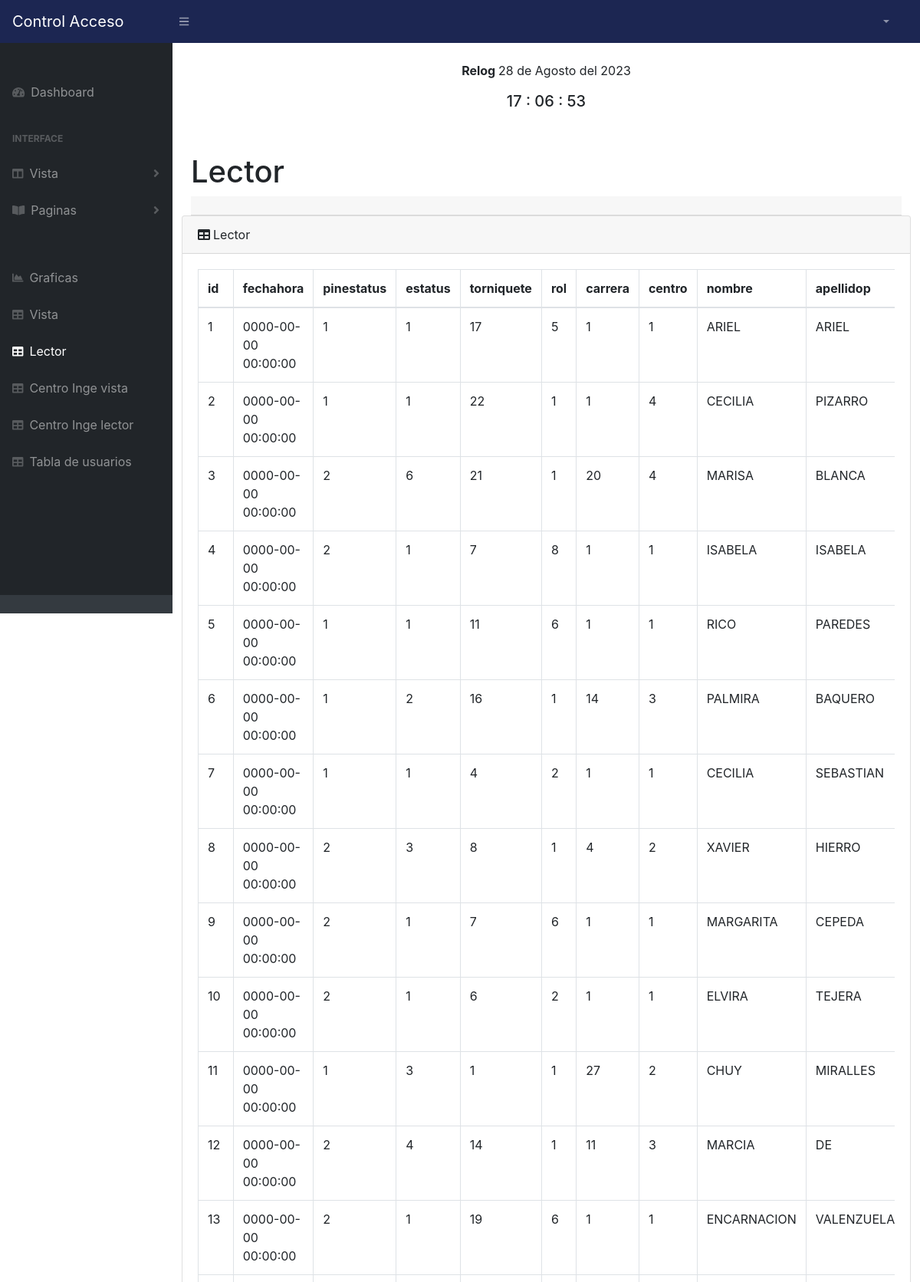
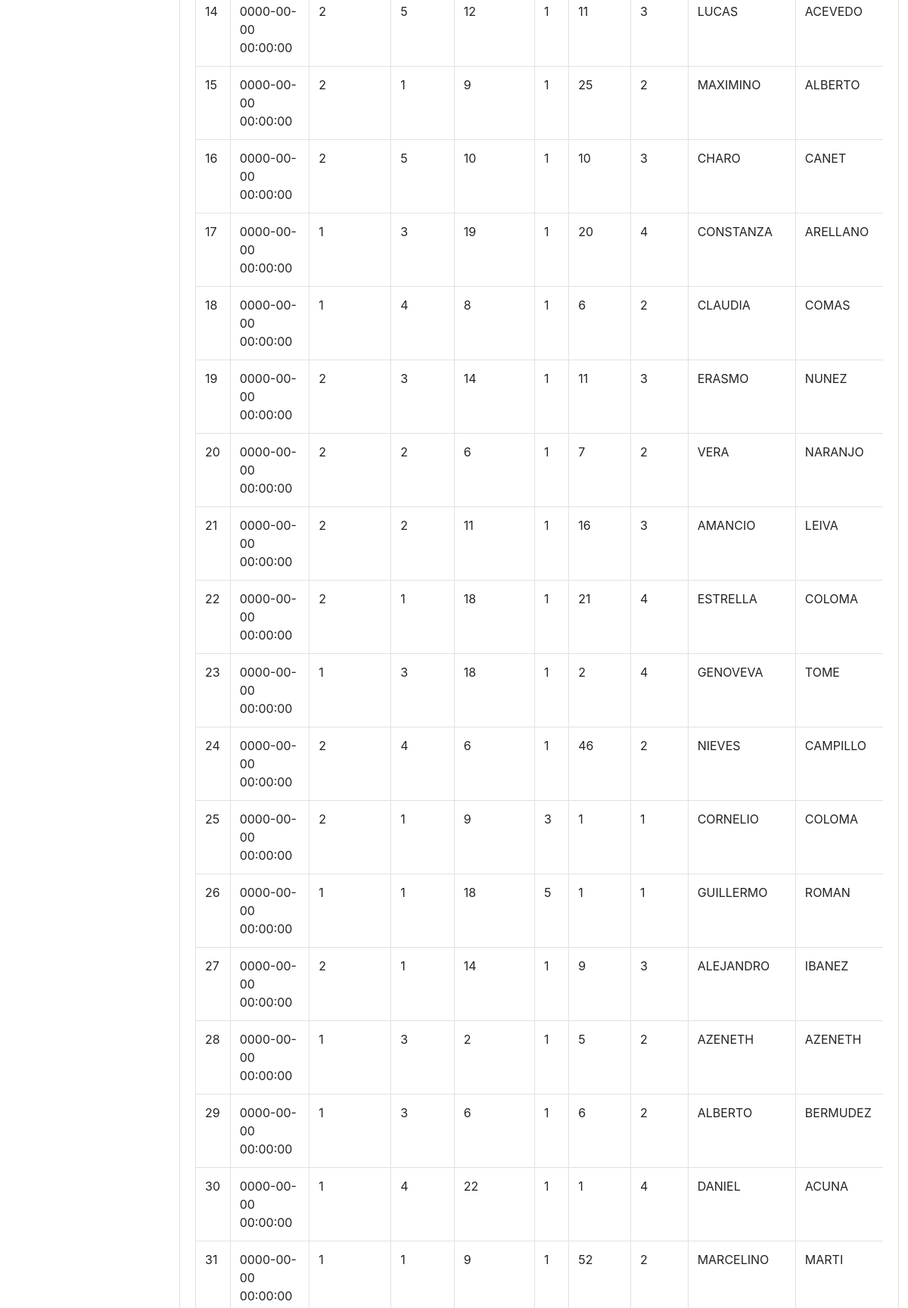
Screenshot of /vistalector.php (upper part) with the database file from the repository (2 pictures, top to bottom).
### tables this page shows
CREATE TABLE `vista` (
  `idvista` int(11) NOT NULL,
  `fechahora` timestamp NULL DEFAULT current_timestamp(),
  `pinestatus` int(11) DEFAULT NULL,
  `estatus` int(11) DEFAULT NULL,
  `torniquete` int(11) DEFAULT NULL,
  `rol` int(11) DEFAULT NULL,
  `carrera` int(11) DEFAULT NULL,
  `centro` int(11) DEFAULT NULL,
  `nombre` varchar(45) DEFAULT NULL,
  `apellidop` varchar(45) DEFAULT NULL,
  `apellidom` varchar(45) DEFAULT NULL
);

### fecha.php (called while the page is built, shortened)
<?php
    function fecha(){
        $mes = array("",
        "Enero",
        "Febrero",
        "Marzo",
        "Abril",
        "Mayo",
        "Junio",
        "Julio",
        "Agosto",
        "Septiembre",
        "Octubre",
        "Noviembre",
        "Diciembre");
        return date('d'). " de ". $mes[date('n')]. " del ". date('Y');
    }
?>

### vistalector.php (the view, shortened to what this page needs)
<?php
include("conexion.php");
$sentencia=$conexion->prepare("SELECT * FROM vista");
$sentencia->execute();
$lista_vista=$sentencia->fetchAll(PDO::FETCH_ASSOC);
?>
<!DOCTYPE html>
<html lang="es">
    <head>
        <link href="css/styles.css" rel="stylesheet" />
        <link href="https://cdn.datatables.net/1.10.20/css/dataTables.bootstrap4.min.css" rel="stylesheet" />
        <link rel="stylesheet" href="https://cdn.jsdelivr.net/npm/bootstrap-icons@1.10.5/font/bootstrap-icons.css">
    </head>
    <body class="sb-nav-fixed">
        <nav class="sb-topnav navbar navbar-expand navbar-dark bg-dark">
            <a class="navbar-brand" href="principal.php">Control Acceso</a><button class="btn btn-link btn-sm order-1 order-lg-0" id="sidebarToggle" href="#"><i class="fas fa-bars"></i></button
			>
            <ul class="navbar-nav ml-auto mr-0 mr-md-3 my-2 my-md-0">
                <li class="nav-item dropdown">
                    <a class="nav-link dropdown-toggle" id="userDropdown" href="#" role="button" data-toggle="dropdown" aria-haspopup="true" aria-expanded="false">
				</li>
			</ul>
        </nav>
        <div id="layoutSidenav">
            <div id="layoutSidenav_nav">
                <nav class="sb-sidenav accordion sb-sidenav-dark" id="sidenavAccordion">
                <div class="sb-sidenav-menu">
                    <div class="nav">
                            <div class="sb-sidenav-menu-heading"></div>
                            <a class="nav-link" href="principal.php"
                                ><div class="sb-nav-link-icon"><i class="fas fa-tachometer-alt"></i></div>
                                Dashboard</a
                            >
                            <div class="sb-sidenav-menu-heading">Interface</div>
                            <a class="nav-link collapsed" href="#" data-toggle="collapse" data-target="#collapseLayouts" aria-expanded="false" aria-controls="collapseLayouts"
                                ><div class="sb-nav-link-icon"><i class="fas fa-columns"></i></div>
                                Vista
                                <div class="sb-sidenav-collapse-arrow"><i class="fas fa-angle-down"></i></div
                            ></a>
                            <a class="nav-link collapsed" href="#" data-toggle="collapse" data-target="#collapsePages" aria-expanded="false" aria-controls="collapsePages"
                                ><div class="sb-nav-link-icon"><i class="fas fa-book-open"></i></div>
                                Paginas
                                <div class="sb-sidenav-collapse-arrow"><i class="fas fa-angle-down"></i></div
                            ></a>
                            <div class="sb-sidenav-menu-heading"></div>
                            <a class="nav-link" href="charts.php"
                                ><div class="sb-nav-link-icon"><i class="fas fa-chart-area"></i></div>
                                Graficas</a
                            >
                            <a class="nav-link" href="vista.php"
								><div class="sb-nav-link-icon"><i class="fas fa-table"></i></div>
									Vista</a>
                                    <a class="nav-link" href="vistalector.php"
								><div class="sb-nav-link-icon"><i class="fas fa-table"></i></div>
									Lector</a>
                                    <a class="nav-link" href="centroinge.php"
								><div class="sb-nav-link-icon"><i class="fas fa-table"></i></div>
									Centro Inge vista</a>
                                    <a class="nav-link" href="centrolector.php"
								><div class="sb-nav-link-icon"><i class="fas fa-table"></i></div>
									Centro Inge lector</a>
                            <a class="nav-link" href="usuarios.php"
                                ><div class="sb-nav-link-icon"><i class="fas fa-table"></i></div>
                                Tabla de usuarios</a
                            >
                        </div>
                    </div>
                    <div class="sb-sidenav-footer">
                    </div>
                </nav>
            </div>
            <div id="layoutSidenav_content">
                <main>
<br/>
<?php include "fecha.php" ?>
<center>
<p class="ml-auto"><strong>Relog </strong><?php echo fecha();?></p>
<div class="reloj">
    <h5><span id="tiempo">00 : 00 : 00</span></h5>
</div>
</center>
<br/>
<div class="container-fluid">
						<h1 class="mt-4">Lector</h1>
    <div class="card-header">
    </div>
    <div class="row">
    <div class="card mb-3">
                            <div class="card-header"><i class="fas fa-table mr-1"></i>Lector</div>
                            <div class="card-body">
                                <div class="table-responsive">
                                    <table class="table table-bordered" id="" width="50%" cellspacing="0">
                                        <thead>
                                            <tr>
                                            <th scope="col">id</th>
                    <th scope="col">fechahora</th>
                    <th scope="col">pinestatus</th>
                    <th scope="col">estatus</th>
                    <th scope="col">torniquete</th>
                    <th scope="col">rol</th>
                    <th scope="col">carrera</th>
                    <th scope="col">centro</th>
                    <th scope="col">nombre</th>
                    <th scope="col">apellidop</th>
                                            </tr>
                                        </thead>
                                        <tbody>
                                        <?php foreach ($lista_vista as $registro) { ?>
<tr class="">
    <td scope="row"><?php echo $registro ['idvista'] ?></td>
    <td><?php echo $registro ['fechahora'] ?></td>
    <td><?php echo $registro ['pinestatus'] ?></td>
    <td><?php echo $registro ['estatus'] ?></td>
    <td><?php echo $registro ['torniquete'] ?></td>
    <td><?php echo $registro ['rol'] ?></td>
    <td><?php echo $registro ['carrera'] ?></td>
    <td><?php echo $registro ['centro'] ?></td>
    <td><?php echo $registro ['nombre'] ?></td>
    <td><?php echo $registro ['apellidop'] ?></td>
</tr>
<?php }?>
                                        </tbody>
                                    </table>
                                </div>
                            </div>
                        </div>
                            </div>
                            </div>
                        </div>
                        </div>
    </body>
</html>

### rows the page displays
vista: idvista "1", fechahora "0000-00-00 00:00:00", pinestatus "1", estatus "1", torniquete "17", rol "5", carrera "1", centro "1", nombre "ARIEL", apellidop "ARIEL"
vista: idvista "2", fechahora "0000-00-00 00:00:00", pinestatus "1", estatus "1", torniquete "22", rol "1", carrera "1", centro "4", nombre "CECILIA", apellidop "PIZARRO"
vista: idvista "3", fechahora "0000-00-00 00:00:00", pinestatus "2", estatus "6", torniquete "21", rol "1", carrera "20", centro "4", nombre "MARISA", apellidop "BLANCA"
vista: idvista "4", fechahora "0000-00-00 00:00:00", pinestatus "2", estatus "1", torniquete "7", rol "8", carrera "1", centro "1", nombre "ISABELA", apellidop "ISABELA"
vista: idvista "5", fechahora "0000-00-00 00:00:00", pinestatus "1", estatus "1", torniquete "11", rol "6", carrera "1", centro "1", nombre "RICO", apellidop "PAREDES"
vista: idvista "6", fechahora "0000-00-00 00:00:00", pinestatus "1", estatus "2", torniquete "16", rol "1", carrera "14", centro "3", nombre "PALMIRA", apellidop "BAQUERO"
vista: idvista "7", fechahora "0000-00-00 00:00:00", pinestatus "1", estatus "1", torniquete "4", rol "2", carrera "1", centro "1", nombre "CECILIA", apellidop "SEBASTIAN"
vista: idvista "8", fechahora "0000-00-00 00:00:00", pinestatus "2", estatus "3", torniquete "8", rol "1", carrera "4", centro "2", nombre "XAVIER", apellidop "HIERRO"
vista: idvista "9", fechahora "0000-00-00 00:00:00", pinestatus "2", estatus "1", torniquete "7", rol "6", carrera "1", centro "1", nombre "MARGARITA", apellidop "CEPEDA"
vista: idvista "10", fechahora "0000-00-00 00:00:00", pinestatus "2", estatus "1", torniquete "6", rol "2", carrera "1", centro "1", nombre "ELVIRA", apellidop "TEJERA"
vista: idvista "11", fechahora "0000-00-00 00:00:00", pinestatus "1", estatus "3", torniquete "1", rol "1", carrera "27", centro "2", nombre "CHUY", apellidop "MIRALLES"
vista: idvista "12", fechahora "0000-00-00 00:00:00", pinestatus "2", estatus "4", torniquete "14", rol "1", carrera "11", centro "3", nombre "MARCIA", apellidop "DE"
vista: idvista "13", fechahora "0000-00-00 00:00:00", pinestatus "2", estatus "1", torniquete "19", rol "6", carrera "1", centro "1", nombre "ENCARNACION", apellidop "VALENZUELA"
vista: idvista "14", fechahora "0000-00-00 00:00:00", pinestatus "2", estatus "5", torniquete "12", rol "1", carrera "11", centro "3", nombre "LUCAS", apellidop "ACEVEDO"
vista: idvista "15", fechahora "0000-00-00 00:00:00", pinestatus "2", estatus "1", torniquete "9", rol "1", carrera "25", centro "2", nombre "MAXIMINO", apellidop "ALBERTO"
vista: idvista "16", fechahora "0000-00-00 00:00:00", pinestatus "2", estatus "5", torniquete "10", rol "1", carrera "10", centro "3", nombre "CHARO", apellidop "CANET"
vista: idvista "17", fechahora "0000-00-00 00:00:00", pinestatus "1", estatus "3", torniquete "19", rol "1", carrera "20", centro "4", nombre "CONSTANZA", apellidop "ARELLANO"
vista: idvista "18", fechahora "0000-00-00 00:00:00", pinestatus "1", estatus "4", torniquete "8", rol "1", carrera "6", centro "2", nombre "CLAUDIA", apellidop "COMAS"
vista: idvista "19", fechahora "0000-00-00 00:00:00", pinestatus "2", estatus "3", torniquete "14", rol "1", carrera "11", centro "3", nombre "ERASMO", apellidop "NUNEZ"
vista: idvista "20", fechahora "0000-00-00 00:00:00", pinestatus "2", estatus "2", torniquete "6", rol "1", carrera "7", centro "2", nombre "VERA", apellidop "NARANJO"
vista: idvista "21", fechahora "0000-00-00 00:00:00", pinestatus "2", estatus "2", torniquete "11", rol "1", carrera "16", centro "3", nombre "AMANCIO", apellidop "LEIVA"
vista: idvista "22", fechahora "0000-00-00 00:00:00", pinestatus "2", estatus "1", torniquete "18", rol "1", carrera "21", centro "4", nombre "ESTRELLA", apellidop "COLOMA"
vista: idvista "23", fechahora "0000-00-00 00:00:00", pinestatus "1", estatus "3", torniquete "18", rol "1", carrera "2", centro "4", nombre "GENOVEVA", apellidop "TOME"
vista: idvista "24", fechahora "0000-00-00 00:00:00", pinestatus "2", estatus "4", torniquete "6", rol "1", carrera "46", centro "2", nombre "NIEVES", apellidop "CAMPILLO"
vista: idvista "25", fechahora "0000-00-00 00:00:00", pinestatus "2", estatus "1", torniquete "9", rol "3", carrera "1", centro "1", nombre "CORNELIO", apellidop "COLOMA"
vista: idvista "26", fechahora "0000-00-00 00:00:00", pinestatus "1", estatus "1", torniquete "18", rol "5", carrera "1", centro "1", nombre "GUILLERMO", apellidop "ROMAN"
vista: idvista "27", fechahora "0000-00-00 00:00:00", pinestatus "2", estatus "1", torniquete "14", rol "1", carrera "9", centro "3", nombre "ALEJANDRO", apellidop "IBANEZ"
vista: idvista "28", fechahora "0000-00-00 00:00:00", pinestatus "1", estatus "3", torniquete "2", rol "1", carrera "5", centro "2", nombre "AZENETH", apellidop "AZENETH"
vista: idvista "29", fechahora "0000-00-00 00:00:00", pinestatus "1", estatus "3", torniquete "6", rol "1", carrera "6", centro "2", nombre "ALBERTO", apellidop "BERMUDEZ"
vista: idvista "30", fechahora "0000-00-00 00:00:00", pinestatus "1", estatus "4", torniquete "22", rol "1", carrera "1", centro "4", nombre "DANIEL", apellidop "ACUNA"
vista: idvista "31", fechahora "0000-00-00 00:00:00", pinestatus "1", estatus "1", torniquete "9", rol "1", carrera "52", centro "2", nombre "MARCELINO", apellidop "MARTI"

### other values shown
fecha() "28 de Agosto del 2023"
